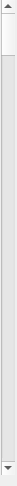
<?xml version="1.0" encoding="UTF-8"?>
<ui version="4.0">
 <class>ScrollbarWidget</class>
 <widget class="QWidget" name="ScrollbarWidget">
  <property name="geometry">
   <rect>
    <x>0</x>
    <y>0</y>
    <width>17</width>
    <height>486</height>
   </rect>
  </property>
  <property name="windowTitle">
   <string>Form</string>
  </property>
  <layout class="QGridLayout" name="gridLayout_2">
   <property name="leftMargin">
    <number>0</number>
   </property>
   <property name="topMargin">
    <number>0</number>
   </property>
   <property name="rightMargin">
    <number>0</number>
   </property>
   <item row="0" column="0">
    <widget class="QGroupBox" name="groupBox">
     <property name="styleSheet">
      <string notr="true">QGroupBox{border:none;}</string>
     </property>
     <property name="title">
      <string/>
     </property>
     <layout class="QGridLayout" name="gridLayout">
      <property name="leftMargin">
       <number>0</number>
      </property>
      <property name="topMargin">
       <number>0</number>
      </property>
      <property name="rightMargin">
       <number>0</number>
      </property>
      <property name="bottomMargin">
       <number>0</number>
      </property>
      <item row="0" column="0">
       <widget class="QScrollBar" name="verticalScrollBar">
        <property name="orientation">
         <enum>Qt::Vertical</enum>
        </property>
       </widget>
      </item>
     </layout>
    </widget>
   </item>
  </layout>
 </widget>
 <resources/>
 <connections/>
</ui>
